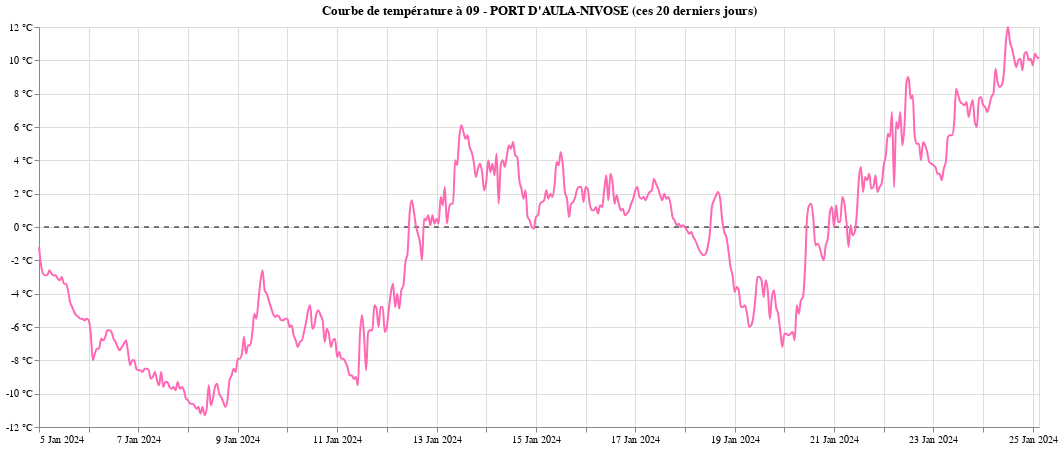

Notebook code for this chart:
### Code cell
chart = alt.Chart(meteo_df).mark_line(interpolate = "monotone").encode(
    x = alt.X('horaire:T', title = '', axis = alt.Axis(tickCount = 'day', format = '%e %b %Y')),
    y = alt.Y('T:Q',       title = '', axis = alt.Axis(labelExpr = 'datum.value + " °C"')),
    color = alt.value('hotpink'), 
    strokeWidth = alt.value(2),
).properties(
    width  = 1000,
    height = 400,
    title = { "text": f"Courbe de température à {dept} - {meteo_df.at[0,'NOM_USUEL']} (ces {laps} derniers jours)"}
)

line = alt.Chart(pd.DataFrame({'y': [0]})).mark_rule().encode(
    y = 'y', strokeDash = alt.value([5, 5]),
)

line + chart

### Figure 1 — Vega-Lite specification as saved in the notebook (floating-point values rounded to 4 significant figures; data arrays with more than 128 entries replaced by an {"elided": "..."} marker saying what was removed)
{"config": {"view": {"continuousWidth": 300, "continuousHeight": 300}}, "layer": [{"data": {"name": "data-06fd9f850666401b4599de5588b60692"}, "mark": {"type": "rule"}, "encoding": {"strokeDash": {"value": [5, 5]}, "y": {"field": "y", "type": "quantitative"}}}, {"data": {"name": "data-e68fa977d21e73570d566ff00cb8803c"}, "mark": {"type": "line", "interpolate": "monotone"}, "encoding": {"color": {"value": "hotpink"}, "strokeWidth": {"value": 2}, "x": {"axis": {"format": "%e %b %Y", "tickCount": "day"}, "field": "horaire", "title": "", "type": "temporal"}, "y": {"axis": {"labelExpr": "datum.value + \" °C\""}, "field": "T", "title": "", "type": "quantitative"}}, "title": {"text": "Courbe de température à 09 - PORT D'AULA-NIVOSE (ces 20 derniers jours)"}}], "height": 400, "width": 1000, "$schema": "https://vega.github.io/schema/vega-lite/v5.16.3.json", "datasets": {"data-06fd9f850666401b4599de5588b60692": [{"y": 0}], "data-e68fa977d21e73570d566ff00cb8803c": {"elided": "484 records"}}}
